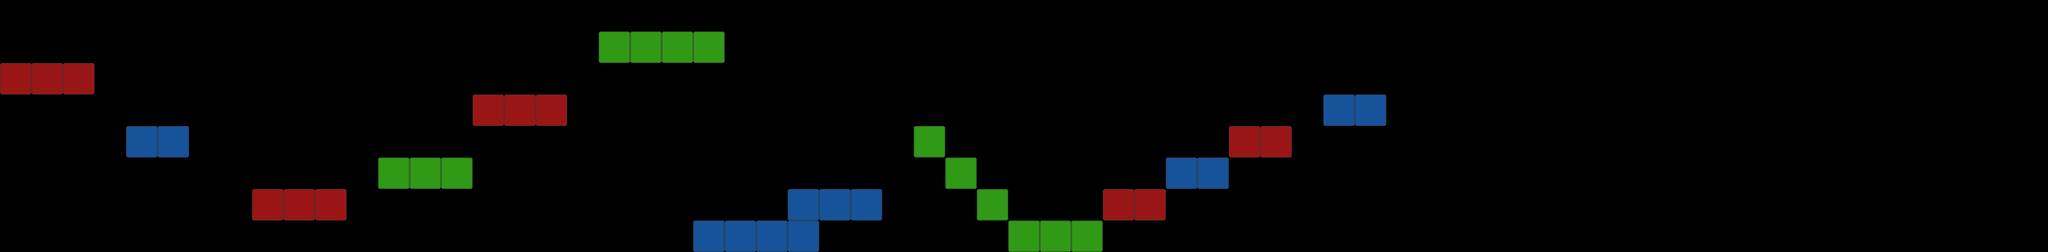

The image is a tile-based game level rendered from a .tmx file. Its description and source (layers, tilesets, objects; grid data summarised) follow:
An orthogonal 65x8 tile map with 32x32 px tiles, 3 tile layers (red, green, blue) and 9 objects.

<map version="1.0" orientation="orthogonal" renderorder="right-down" width="65" height="8" tilewidth="32" tileheight="32" nextobjectid="49">
 <tileset firstgid="1" name="blocks" tilewidth="32" tileheight="32">
  <image source="blocks.png" width="96" height="32" />
 </tileset>
 <objectgroup name="macas" visible="0">
  <object id="40" x="304" y="16">
   <ellipse />
  </object>
  <object id="41" x="464" y="80">
   <ellipse />
  </object>
  <object id="42" x="368" y="80">
   <ellipse />
  </object>
  <object id="43" x="720" y="112">
   <ellipse />
  </object>
  <object id="44" x="848" y="48">
   <ellipse />
  </object>
  <object id="45" x="944" y="48">
   <ellipse />
  </object>
  <object id="46" x="1104" y="16">
   <ellipse />
  </object>
  <object id="47" x="1200" y="16">
   <ellipse />
  </object>
  <object id="48" x="1392" y="80">
   <ellipse />
  </object>
 </objectgroup>
 <layer name="red" width="65" height="8">
  <data>[520 cells, 13 non-empty, 1 distinct tile ids]</data>
 </layer>
 <layer name="green" width="65" height="8">
  <data>[520 cells, 13 non-empty, 1 distinct tile ids]</data>
 </layer>
 <layer name="blue" width="65" height="8">
  <data>[520 cells, 13 non-empty, 1 distinct tile ids]</data>
 </layer>
</map>
